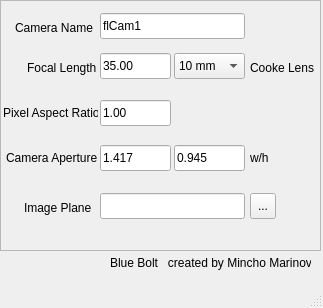
<?xml version="1.0" encoding="UTF-8"?>
<ui version="4.0">
 <class>NewCamera</class>
 <widget class="QMainWindow" name="NewCamera">
  <property name="geometry">
   <rect>
    <x>0</x>
    <y>0</y>
    <width>323</width>
    <height>308</height>
   </rect>
  </property>
  <property name="maximumSize">
   <size>
    <width>323</width>
    <height>318</height>
   </size>
  </property>
  <property name="windowTitle">
   <string>Create New Camera</string>
  </property>
  <widget class="QWidget" name="centralwidget">
   <widget class="QLineEdit" name="lineEdit">
    <property name="geometry">
     <rect>
      <x>100</x>
      <y>53</y>
      <width>71</width>
      <height>26</height>
     </rect>
    </property>
    <property name="text">
     <string>35.00</string>
    </property>
   </widget>
   <widget class="QLineEdit" name="lineEdit_2">
    <property name="enabled">
     <bool>true</bool>
    </property>
    <property name="geometry">
     <rect>
      <x>100</x>
      <y>100</y>
      <width>71</width>
      <height>26</height>
     </rect>
    </property>
    <property name="text">
     <string>1.00</string>
    </property>
   </widget>
   <widget class="QLabel" name="label">
    <property name="geometry">
     <rect>
      <x>27</x>
      <y>60</y>
      <width>70</width>
      <height>16</height>
     </rect>
    </property>
    <property name="text">
     <string>Focal Length</string>
    </property>
   </widget>
   <widget class="QLabel" name="label_2">
    <property name="geometry">
     <rect>
      <x>3</x>
      <y>105</y>
      <width>95</width>
      <height>16</height>
     </rect>
    </property>
    <property name="text">
     <string>Pixel Aspect Ratio</string>
    </property>
   </widget>
   <widget class="QComboBox" name="comboBox">
    <property name="geometry">
     <rect>
      <x>174</x>
      <y>53</y>
      <width>71</width>
      <height>26</height>
     </rect>
    </property>
    <item>
     <property name="text">
      <string>10 mm</string>
     </property>
    </item>
    <item>
     <property name="text">
      <string>12 mm</string>
     </property>
    </item>
    <item>
     <property name="text">
      <string>14 mm</string>
     </property>
    </item>
    <item>
     <property name="text">
      <string>16 mm</string>
     </property>
    </item>
    <item>
     <property name="text">
      <string>18 mm</string>
     </property>
    </item>
    <item>
     <property name="text">
      <string>20 mm</string>
     </property>
    </item>
    <item>
     <property name="text">
      <string>21 mm</string>
     </property>
    </item>
    <item>
     <property name="text">
      <string>24 mm</string>
     </property>
    </item>
    <item>
     <property name="text">
      <string>25 mm</string>
     </property>
    </item>
    <item>
     <property name="text">
      <string>27 mm</string>
     </property>
    </item>
    <item>
     <property name="text">
      <string>28 mm</string>
     </property>
    </item>
    <item>
     <property name="text">
      <string>32 mm</string>
     </property>
    </item>
    <item>
     <property name="text">
      <string>35 mm</string>
     </property>
    </item>
    <item>
     <property name="text">
      <string>40 mm</string>
     </property>
    </item>
    <item>
     <property name="text">
      <string>50 mm</string>
     </property>
    </item>
    <item>
     <property name="text">
      <string>60 mm</string>
     </property>
    </item>
    <item>
     <property name="text">
      <string>65 mm</string>
     </property>
    </item>
    <item>
     <property name="text">
      <string>75 mm</string>
     </property>
    </item>
    <item>
     <property name="text">
      <string>85 mm</string>
     </property>
    </item>
   </widget>
   <widget class="QLabel" name="label_3">
    <property name="geometry">
     <rect>
      <x>250</x>
      <y>60</y>
      <width>70</width>
      <height>16</height>
     </rect>
    </property>
    <property name="text">
     <string>Cooke Lens</string>
    </property>
   </widget>
   <widget class="QLineEdit" name="lineEdit_3">
    <property name="geometry">
     <rect>
      <x>100</x>
      <y>145</y>
      <width>71</width>
      <height>26</height>
     </rect>
    </property>
    <property name="text">
     <string>1.417</string>
    </property>
   </widget>
   <widget class="QLineEdit" name="lineEdit_4">
    <property name="geometry">
     <rect>
      <x>174</x>
      <y>145</y>
      <width>71</width>
      <height>26</height>
     </rect>
    </property>
    <property name="text">
     <string>0.945</string>
    </property>
   </widget>
   <widget class="QLabel" name="label_4">
    <property name="geometry">
     <rect>
      <x>250</x>
      <y>150</y>
      <width>70</width>
      <height>16</height>
     </rect>
    </property>
    <property name="text">
     <string>w/h</string>
    </property>
   </widget>
   <widget class="QLabel" name="label_5">
    <property name="geometry">
     <rect>
      <x>6</x>
      <y>150</y>
      <width>91</width>
      <height>16</height>
     </rect>
    </property>
    <property name="text">
     <string>Camera Aperture</string>
    </property>
   </widget>
   <widget class="QToolButton" name="toolButton">
    <property name="geometry">
     <rect>
      <x>250</x>
      <y>193</y>
      <width>26</width>
      <height>26</height>
     </rect>
    </property>
    <property name="text">
     <string>...</string>
    </property>
   </widget>
   <widget class="QLabel" name="label_6">
    <property name="geometry">
     <rect>
      <x>24</x>
      <y>200</y>
      <width>71</width>
      <height>16</height>
     </rect>
    </property>
    <property name="text">
     <string>Image Plane</string>
    </property>
   </widget>
   <widget class="QLineEdit" name="lineEdit_5">
    <property name="enabled">
     <bool>true</bool>
    </property>
    <property name="geometry">
     <rect>
      <x>100</x>
      <y>193</y>
      <width>145</width>
      <height>26</height>
     </rect>
    </property>
   </widget>
   <widget class="QFrame" name="frame">
    <property name="geometry">
     <rect>
      <x>0</x>
      <y>0</y>
      <width>321</width>
      <height>251</height>
     </rect>
    </property>
    <property name="frameShape">
     <enum>QFrame::StyledPanel</enum>
    </property>
    <property name="frameShadow">
     <enum>QFrame::Raised</enum>
    </property>
    <widget class="QLabel" name="label_7">
     <property name="geometry">
      <rect>
       <x>15</x>
       <y>20</y>
       <width>81</width>
       <height>16</height>
      </rect>
     </property>
     <property name="text">
      <string>Camera Name</string>
     </property>
    </widget>
    <widget class="QLineEdit" name="lineEdit_6">
     <property name="geometry">
      <rect>
       <x>100</x>
       <y>13</y>
       <width>145</width>
       <height>26</height>
      </rect>
     </property>
     <property name="text">
      <string>flCam1</string>
     </property>
    </widget>
   </widget>
   <widget class="QLabel" name="label_8">
    <property name="geometry">
     <rect>
      <x>110</x>
      <y>255</y>
      <width>201</width>
      <height>16</height>
     </rect>
    </property>
    <property name="text">
     <string>Blue Bolt   created by Mincho Marinov</string>
    </property>
   </widget>
   <zorder>frame</zorder>
   <zorder>lineEdit</zorder>
   <zorder>lineEdit_2</zorder>
   <zorder>label</zorder>
   <zorder>label_2</zorder>
   <zorder>comboBox</zorder>
   <zorder>label_3</zorder>
   <zorder>lineEdit_3</zorder>
   <zorder>lineEdit_4</zorder>
   <zorder>label_4</zorder>
   <zorder>label_5</zorder>
   <zorder>toolButton</zorder>
   <zorder>label_6</zorder>
   <zorder>lineEdit_5</zorder>
   <zorder>label_8</zorder>
  </widget>
  <widget class="QMenuBar" name="menubar">
   <property name="geometry">
    <rect>
     <x>0</x>
     <y>0</y>
     <width>323</width>
     <height>23</height>
    </rect>
   </property>
  </widget>
  <widget class="QStatusBar" name="statusbar"/>
 </widget>
 <resources/>
 <connections/>
</ui>
